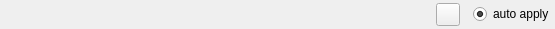
<ui version="4.0" >
 <author></author>
 <comment></comment>
 <exportmacro></exportmacro>
 <class>CheckItem</class>
 <widget class="QWidget" name="CheckItem" >
  <property name="geometry" >
   <rect>
    <x>0</x>
    <y>0</y>
    <width>555</width>
    <height>29</height>
   </rect>
  </property>
  <property name="baseSize" >
   <size>
    <width>100</width>
    <height>20</height>
   </size>
  </property>
  <property name="windowTitle" >
   <string>CheckItem</string>
  </property>
  <layout class="QHBoxLayout" >
   <property name="margin" >
    <number>1</number>
   </property>
   <property name="spacing" >
    <number>3</number>
   </property>
   <item>
    <widget class="QLabel" name="nameLabel" >
     <property name="sizePolicy" >
      <sizepolicy>
       <hsizetype>1</hsizetype>
       <vsizetype>5</vsizetype>
       <horstretch>0</horstretch>
       <verstretch>0</verstretch>
      </sizepolicy>
     </property>
     <property name="minimumSize" >
      <size>
       <width>160</width>
       <height>20</height>
      </size>
     </property>
     <property name="maximumSize" >
      <size>
       <width>240</width>
       <height>30</height>
      </size>
     </property>
     <property name="text" >
      <string/>
     </property>
    </widget>
   </item>
   <item>
    <spacer>
     <property name="orientation" >
      <enum>Qt::Horizontal</enum>
     </property>
     <property name="sizeType" >
      <enum>QSizePolicy::MinimumExpanding</enum>
     </property>
     <property name="sizeHint" >
      <size>
       <width>0</width>
       <height>0</height>
      </size>
     </property>
    </spacer>
   </item>
   <item>
    <layout class="QGridLayout" >
     <property name="margin" >
      <number>0</number>
     </property>
     <property name="spacing" >
      <number>6</number>
     </property>
    </layout>
   </item>
   <item>
    <widget class="QToolButton" name="tool" >
     <property name="text" >
      <string/>
     </property>
     <property name="icon" >
      <iconset resource="QtAutoGui.qrc" >:/icons/spanner.png</iconset>
     </property>
    </widget>
   </item>
   <item>
    <widget class="QLabel" name="labelOk" >
     <property name="text" >
      <string/>
     </property>
     <property name="pixmap" >
      <pixmap resource="QtAutoGui.qrc" >:/icons/tick.png</pixmap>
     </property>
    </widget>
   </item>
   <item>
    <widget class="QRadioButton" name="radioButton" >
     <property name="text" >
      <string>auto apply</string>
     </property>
     <property name="checked" >
      <bool>true</bool>
     </property>
    </widget>
   </item>
  </layout>
 </widget>
 <pixmapfunction></pixmapfunction>
 <resources>
  <include location="QtAutoGui.qrc" />
 </resources>
 <connections/>
</ui>
